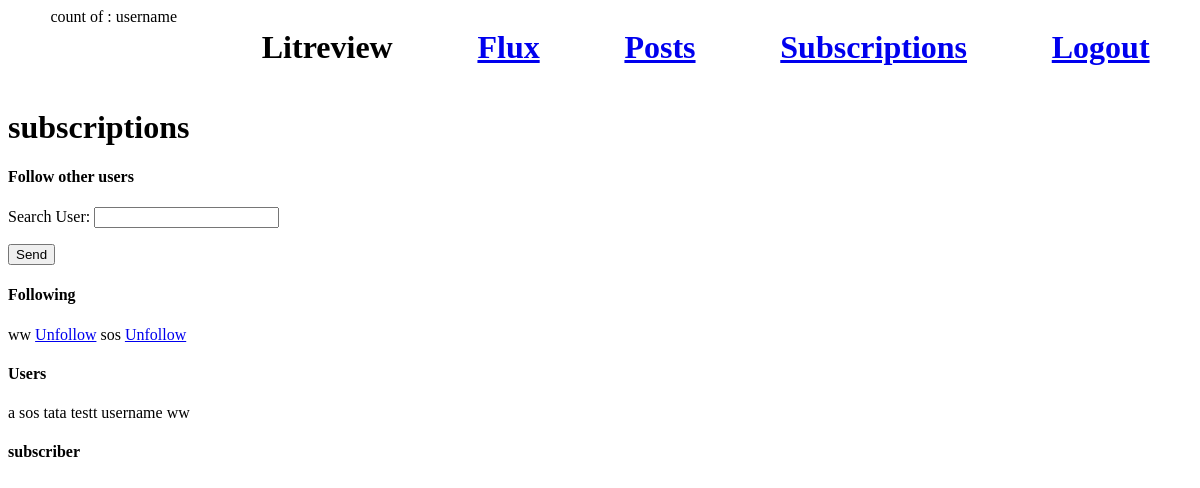
Before: /dashboard/subscriptions (signed in) with the older database file.
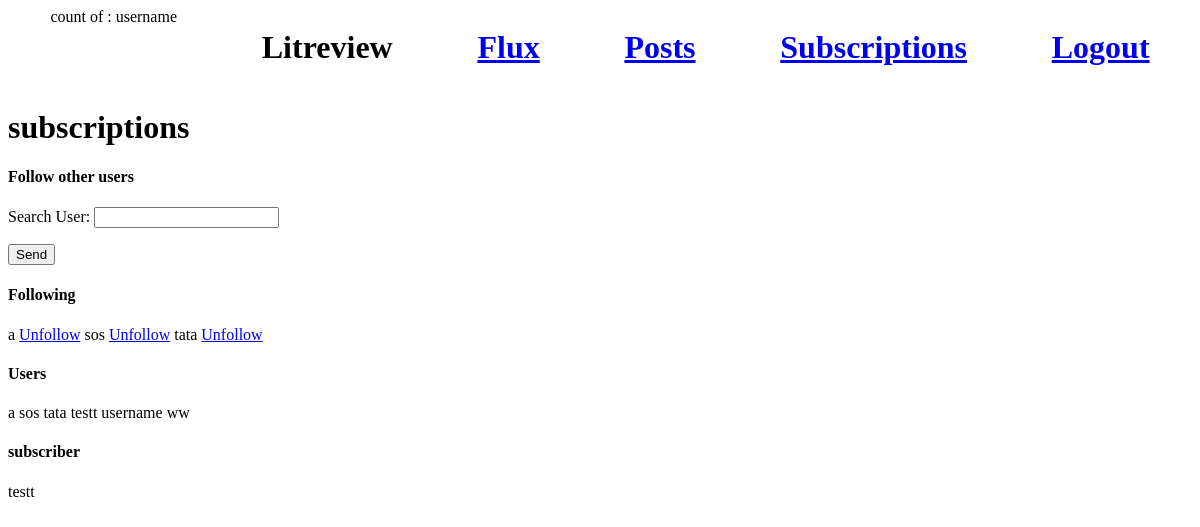
After: the same page with the newer database file.
### reviews/models.py (models this page shows, shortened)
class UserFollows(models.Model):
    user = models.ForeignKey(to=settings.AUTH_USER_MODEL, on_delete=models.CASCADE, related_name="following",)
    followed_user = models.ForeignKey(to=settings.AUTH_USER_MODEL, on_delete=models.CASCADE, related_name="followed_by",)
    class Meta:
        unique_together = (
            "user",
            "followed_user",
        )

### accounts/models.py (models this page shows, shortened)
class CustomUser(AbstractUser):
    pass

### reviews/views.py (the view, shortened to what this page needs)
# urls.py: path("subscriptions", see_users, name="reviews-subscriptions"),
def see_users(request):
    users = CustomUser.objects.all().order_by("username")
    users_names = [user.username for user in users]
    relations = UserFollows.objects.filter(user=request.user)
    relations_users = [relation.followed_user.username for relation in relations]
    r = UserFollows.objects.filter(followed_user=request.user)
    r_users = [relation.user.username for relation in r]
    form = SearchUserForm()
    context = {"users": users, "form": form, "relations": relations, "r_users": r,}
    return render(request, "reviews/subscriptions.html", context)

### reviews/forms.py
class SearchUserForm(forms.Form):
    user_name = forms.CharField(label="Search User", max_length=100)

### reviews/templates/reviews/subscriptions.html (shortened to what this page needs)
{% extends 'base.html' %}
{% block content %}
<h1>subscriptions</h1>
<h4>Follow other users</h4>
<form method="POST">
{{ form.as_p }}
<input type="submit" value="Send" />
</form>
<h4>Following</h4>
{% for relation in relations %}
{{ relation.followed_user.username }}
<a  href="{% url 'unfollow_user' relation.followed_user.id %}" type="submit">Unfollow</a>
{% endfor %}
<h4>Users</h4>
{% for user in users %}
{{ user.username }}
{% endfor %}
<h4>subscriber</h4>
{% for u in r_users %}
{{ u.user.username }}
{% endfor %}
{% endblock %}

### templates/base.html (shortened to what this page needs)
{% load static %}
<!DOCTYPE html>
<html lang="en">
<head>
    <link rel="stylesheet" type="text/css" href="{% static 'css/style.css' %}">
</head>
<body>
    <div class="navigation_bar">
        {% if user.is_authenticated %}
        count of : {{user.username}}
        {% endif %}
        <h1>Litreview</h1>
        <a href="{% url 'reviews-main' %}"><h1>Flux</h1></a>
        <a href="{% url 'reviews-posts' %}"><h1>Posts</h1></a>
        <a href="{% url 'reviews-subscriptions' %}"><h1>Subscriptions</h1></a>
        <a href="{% url 'reviews-logout' %}"><h1>Logout</h1></a>
    </div>
{% block content %}{% endblock %}
</body>
</html>

Changed rows visible on the page:
removed UserFollows: followed_user.username "ww", shown under "Following"
added UserFollows: followed_user.username "a", shown under "Following"
added UserFollows: followed_user.username "tata", shown under "Following"
added UserFollows: user.username "testt", shown under "subscriber"
